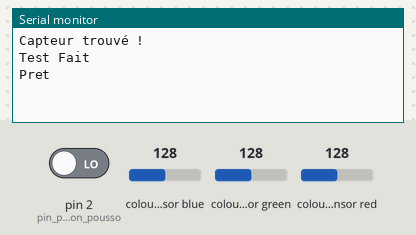
A sketch run on a simulated Arduino Uno, built with avr-gcc and run on an emulated ATmega328P. Shown: the last lines printed to the serial monitor. The test bench sets the inputs (shaded band); at power-on: pin 2 (pin_pour_le_bouton_pousso) LOW, colour sensor blue 128, colour sensor green 128, colour sensor red 128.

Above: at 1.2 s.
1.3 s: pin 2 (pin_pour_le_bouton_pousso) driven HIGH
At 2.4 s:
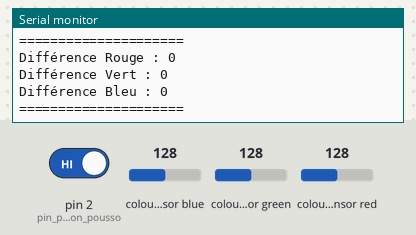
2.8 s: colour sensor blue set to 5
At 3.6 s:
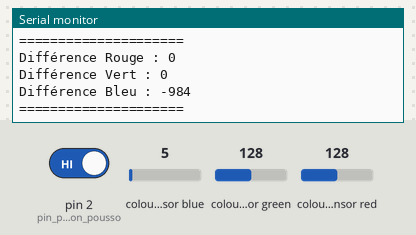
5.8 s: colour sensor green set to 5
At 6.6 s:
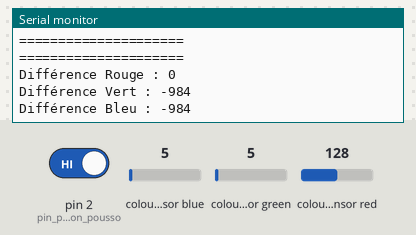
8.8 s: colour sensor red set to 5
At 9.9 s:
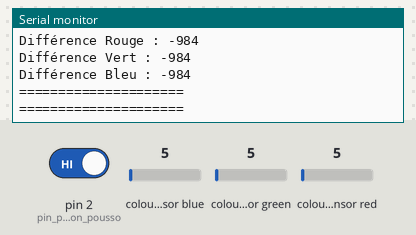
11.8 s: colour sensor blue set to 191
At 12.7 s:
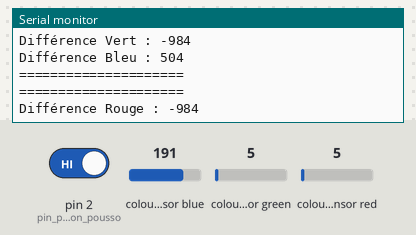
14.8 s: colour sensor blue set to 64
At 15.4 s:
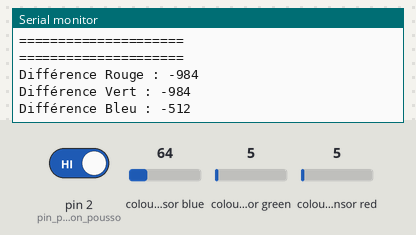
Timing chart, 0 to 17.8 s (numbered marks = the images above; inputs shaded):
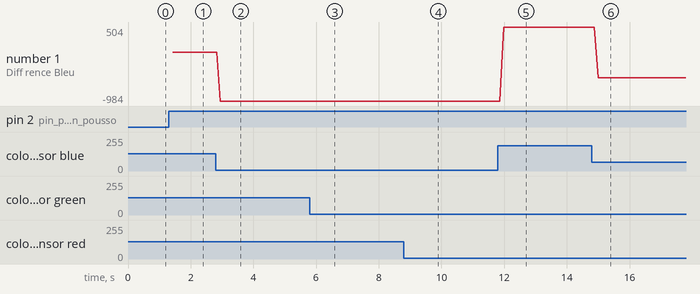

The sketch:

main.ino
```cpp
#include <Wire.h>
#include "Adafruit_TCS34725.h"

/* Connect SCL    to analog 5
   Connect SDA    to analog 4
   Connect VDD    to 3.3V DC
   Connect GROUND to common ground

   Connect Switch to Digital 2
*/

/* Initialise with default values (int time = 2.4ms, gain = 1x) */
// Adafruit_TCS34725 tcs = Adafruit_TCS34725();

//variable pour le bouton poussoir
int switchState = 0;
//variables pour les valeurs par défaut du capteur
int r_initial = 0;
int g_initial = 0;
int b_initial = 0;

/* Initialise with specific int time and gain values */
Adafruit_TCS34725 tcs = Adafruit_TCS34725(TCS34725_INTEGRATIONTIME_614MS, TCS34725_GAIN_1X);

void setup(void) {
  Serial.begin(9600);
  pinMode(2, INPUT); // pin pour le bouton poussoir

  if (tcs.begin()) {
    Serial.println("Capteur trouvé !");
  } else {
    Serial.println("Aucun capteur trouvé !");
    while (1);
  }

    // Execute un test pour les valeurs initials (à vide)
    uint16_t r, g, b, c, colorTemp, lux;
    tcs.getRawData(&r, &g, &b, &c);
    r_initial = r;
    g_initial = g;
    b_initial = b;
    Serial.println("Test Fait");
    Serial.println("Pret");
    /*
    Serial.println("Valeur du test :");
    Serial.println(r_initial);
    Serial.println(g_initial);
    Serial.println(b_initial);
    */

}

void loop(void) {
  switchState = digitalRead(2);
  if(switchState == HIGH){
    // fais le test de couleur
    uint16_t r, g, b, c, colorTemp, lux;
    tcs.getRawData(&r, &g, &b, &c);

    /*
    Serial.println("Valeur Objet :");
    Serial.println(r);
    Serial.println(g);
    Serial.println(b);
    */

    // renvoie la différence
    int delta_r = r-r_initial;
    int delta_g = g-g_initial;
    int delta_b = b-b_initial;
    Serial.println("=====================");
    Serial.print("Différence Rouge : ");
    Serial.println(delta_r);
    Serial.print("Différence Vert : ");
    Serial.println(delta_g);
    Serial.print("Différence Bleu : ");
    Serial.println(delta_b);
    Serial.println("=====================");


  }

}
```

Measured:
- after the input at 1.3 s, the serial monitor: prints a new line after 0.05 s (image 1)
- after the input at 2.8 s, the serial monitor: prints a new line after 0.15 s (image 2)
- after the input at 5.8 s, the serial monitor: prints a new line after 0.14 s (image 3)
- after the input at 8.8 s, the serial monitor: prints a new line after 0.09 s (image 4)
- after the input at 11.8 s, the serial monitor: prints a new line after 0.19 s (image 5)
- after the input at 14.8 s, the serial monitor: prints a new line after 0.21 s (image 6)
- plotted number 1: 0 → -984 after the input at 2.8 s, -984 → 504 after the input at 11.8 s, 504 → -512 after the input at 14.8 s
